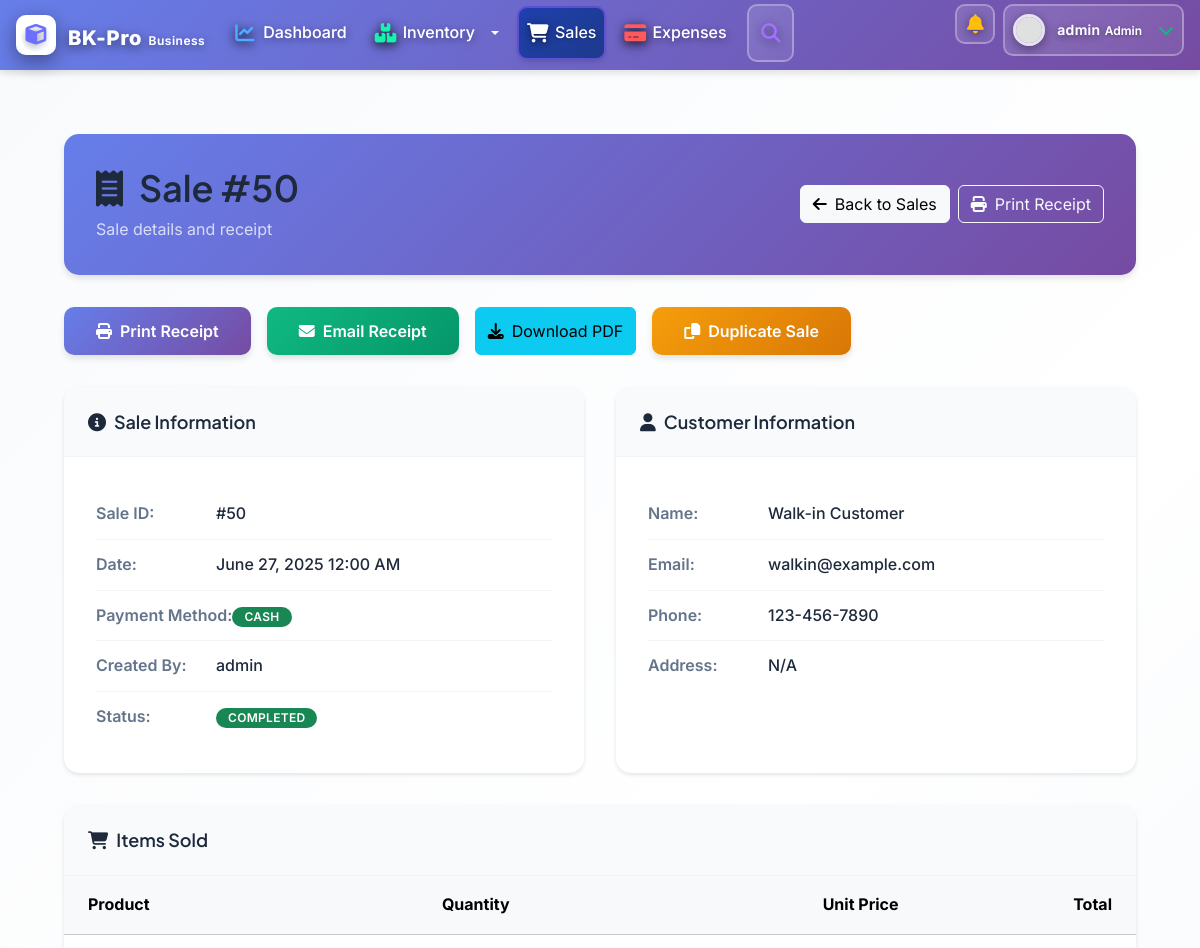
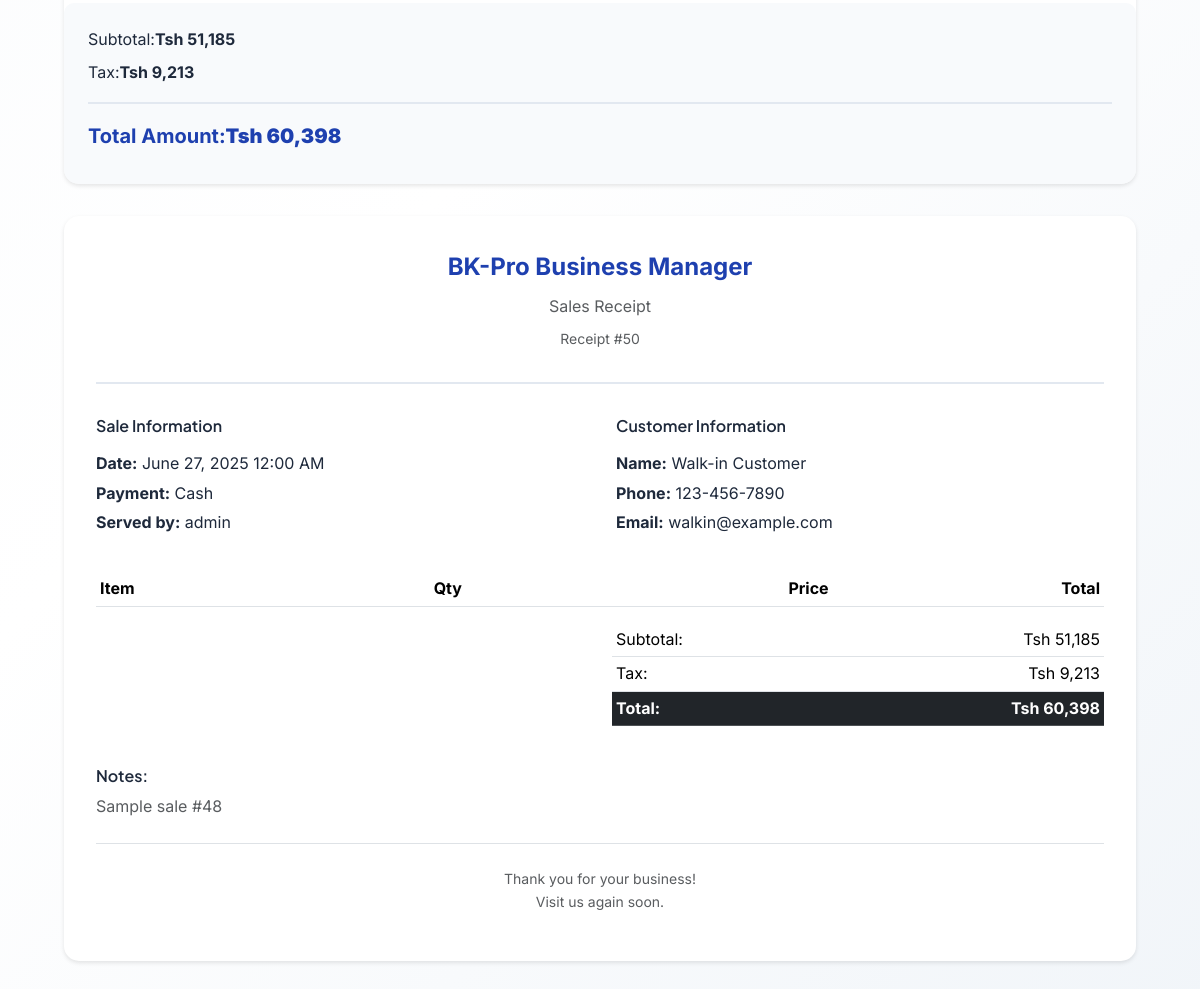
The page /sales/50/ (signed in) on the database its author committed (2 pictures, top to bottom).
### BusinessApp/models.py (models this page shows, shortened)
class Sale(models.Model):
    PAYMENT_METHODS = [
        ('cash', 'Cash'),
        ('card', 'Card'),
        ('bank_transfer', 'Bank Transfer'),
        ('mobile_money', 'Mobile Money'),
    ]
    customer = models.ForeignKey(Customer, on_delete=models.CASCADE, null=True, blank=True)
    sale_date = models.DateTimeField(default=timezone.now)
    payment_method = models.CharField(max_length=20, choices=PAYMENT_METHODS, default='cash')
    total_amount = models.DecimalField(max_digits=10, decimal_places=2, default=0)
    discount = models.DecimalField(max_digits=10, decimal_places=2, default=0)
    tax = models.DecimalField(max_digits=10, decimal_places=2, default=0)
    notes = models.TextField(blank=True)
    created_by = models.ForeignKey(User, on_delete=models.CASCADE)
    created_at = models.DateTimeField(auto_now_add=True)
    @property
    def net_amount(self):
        return self.total_amount - self.discount + self.tax

class Customer(models.Model):
    name = models.CharField(max_length=200)
    email = models.EmailField(blank=True)
    phone = models.CharField(max_length=20, blank=True)
    address = models.TextField(blank=True)
    created_at = models.DateTimeField(auto_now_add=True)

### BusinessApp/views.py (the view)
# urls.py: path('sales/<int:pk>/', views.sale_detail, name='sale_detail'),
@login_required
def sale_detail(request, pk):
    sale = get_object_or_404(Sale, pk=pk)
    sale_items = SaleItem.objects.filter(sale=sale).select_related('product')
    return render(request, 'sales/detail.html', {
        'sale': sale,
        'sale_items': sale_items
    })

### BusinessApp/templates/sales/detail.html (shortened to what this page needs)
{% extends 'base.html' %}
{% load static %}
{% load humanize %}
{% block content %}
<div class="content-wrapper">
    <div class="sale-header no-print">
        <div class="d-flex justify-content-between align-items-center">
            <div>
                <h1 class="mb-2">
                    <i class="fas fa-receipt me-3"></i>Sale #{{ sale.id }}
                </h1>
                <p class="mb-0 opacity-75">Sale details and receipt</p>
            </div>
            <div class="d-flex gap-2">
                <a href="{% url 'sale_list' %}" class="btn btn-light">
                    <i class="fas fa-arrow-left me-2"></i>Back to Sales
                </a>
                <button onclick="window.print()" class="btn btn-outline-light">
                    <i class="fas fa-print me-2"></i>Print Receipt
                </button>
            </div>
        </div>
    </div>
    <div class="action-buttons no-print">
        <button onclick="window.print()" class="btn btn-primary">
            <i class="fas fa-print me-2"></i>Print Receipt
        </button>
        <button onclick="emailReceipt()" class="btn btn-success">
            <i class="fas fa-envelope me-2"></i>Email Receipt
        </button>
        <button onclick="downloadPDF()" class="btn btn-info">
            <i class="fas fa-download me-2"></i>Download PDF
        </button>
        <button onclick="duplicateSale()" class="btn btn-warning">
            <i class="fas fa-copy me-2"></i>Duplicate Sale
        </button>
    </div>
    <div class="sale-details no-print">
        <div class="detail-card">
            <div class="card-header">
                <h5 class="mb-0">
                    <i class="fas fa-info-circle me-2"></i>Sale Information
                </h5>
            </div>
            <div class="card-body">
                <div class="detail-row">
                    <span class="detail-label">Sale ID:</span>
                    <span class="detail-value">#{{ sale.id }}</span>
                </div>
                <div class="detail-row">
                    <span class="detail-label">Date:</span>
                    <span class="detail-value">{{ sale.sale_date|date:"F d, Y g:i A" }}</span>
                </div>
                <div class="detail-row">
                    <span class="detail-label">Payment Method:</span>
                    <span class="detail-value">
                        <span class="badge {% if sale.payment_method == 'cash' %}bg-success{% elif sale.payment_method == 'card' %}bg-primary{% elif sale.payment_method == 'bank_transfer' %}bg-info{% else %}bg-warning{% endif %}">
                            {{ sale.get_payment_method_display }}
                        </span>
                    </span>
                </div>
                <div class="detail-row">
                    <span class="detail-label">Created By:</span>
                    <span class="detail-value">{{ sale.created_by.get_full_name|default:sale.created_by.username }}</span>
                </div>
                <div class="detail-row">
                    <span class="detail-label">Status:</span>
                    <span class="detail-value">
                        <span class="badge bg-success">Completed</span>
                    </span>
                </div>
            </div>
        </div>
        <div class="detail-card">
            <div class="card-header">
                <h5 class="mb-0">
                    <i class="fas fa-user me-2"></i>Customer Information
                </h5>
            </div>
            <div class="card-body">
                {% if sale.customer %}
                    <div class="detail-row">
                        <span class="detail-label">Name:</span>
                        <span class="detail-value">{{ sale.customer.name }}</span>
                    </div>
                    {% if sale.customer.email %}
                    <div class="detail-row">
                        <span class="detail-label">Email:</span>
                        <span class="detail-value">{{ sale.customer.email }}</span>
                    </div>
                    {% endif %}
                    {% if sale.customer.phone %}
                    <div class="detail-row">
                        <span class="detail-label">Phone:</span>
                        <span class="detail-value">{{ sale.customer.phone }}</span>
                    </div>
                    {% endif %}
                    {% if sale.customer.address %}
                    <div class="detail-row">
                        <span class="detail-label">Address:</span>
                        <span class="detail-value">{{ sale.customer.address }}</span>
                    </div>
                    {% endif %}
                {% else %}
                    <div class="text-center text-muted py-3">
                        <i class="fas fa-user-slash fa-2x mb-2"></i>
                        <p class="mb-0">Walk-in Customer</p>
                        <small>No customer information provided</small>
                    </div>
                {% endif %}
            </div>
        </div>
    </div>
    <div class="items-table no-print">
        <div class="card-header">
            <h5 class="mb-0">
                <i class="fas fa-shopping-cart me-2"></i>Items Sold
            </h5>
        </div>
        <div class="table-responsive">
            <table class="table table-hover mb-0">
                <thead class="table-light">
                    <tr>
                        <th class="px-4 py-3">Product</th>
                        <th class="px-4 py-3 text-center">Quantity</th>
                        <th class="px-4 py-3 text-end">Unit Price</th>
                        <th class="px-4 py-3 text-end">Total</th>
                    </tr>
                </thead>
            </table>
        </div>
        <div class="total-section">
            <div class="total-row">
                <span>Subtotal:</span>
                <strong>Tsh {{ sale.total_amount|floatformat:0|intcomma }}</strong>
            </div>
            {% if sale.tax > 0 %}
            <div class="total-row">
                <span>Tax:</span>
                <strong>Tsh {{ sale.tax|floatformat:0|intcomma }}</strong>
            </div>
            {% endif %}
            <div class="total-row grand-total">
                <span>Total Amount:</span>
                <strong>Tsh {{ sale.net_amount|floatformat:0|intcomma }}</strong>
            </div>
        </div>
    </div>
    <div class="receipt-section">
        <div class="receipt-header">
            <div class="receipt-title">BK-Pro Business Manager</div>
            <div class="text-muted">Sales Receipt</div>
            <div class="small text-muted mt-2">Receipt #{{ sale.id }}</div>
        </div>
        <div class="receipt-details">
            <div>
                <h6 class="mb-3">Sale Information</h6>
                <p class="mb-1"><strong>Date:</strong> {{ sale.sale_date|date:"F d, Y g:i A" }}</p>
                <p class="mb-1"><strong>Payment:</strong> {{ sale.get_payment_method_display }}</p>
                <p class="mb-1"><strong>Served by:</strong> {{ sale.created_by.get_full_name|default:sale.created_by.username }}</p>
            </div>
            <div>
                <h6 class="mb-3">{% if sale.customer %}Customer Information{% else %}Customer{% endif %}</h6>
                {% if sale.customer %}
                    <p class="mb-1"><strong>Name:</strong> {{ sale.customer.name }}</p>
                    {% if sale.customer.phone %}
                        <p class="mb-1"><strong>Phone:</strong> {{ sale.customer.phone }}</p>
                    {% endif %}
                    {% if sale.customer.email %}
                        <p class="mb-1"><strong>Email:</strong> {{ sale.customer.email }}</p>
                    {% endif %}
                {% else %}
                    <p class="mb-1">Walk-in Customer</p>
                {% endif %}
            </div>
        </div>
        <table class="table table-sm">
            <thead>
                <tr>
                    <th>Item</th>
                    <th class="text-center">Qty</th>
                    <th class="text-end">Price</th>
                    <th class="text-end">Total</th>
                </tr>
            </thead>
        </table>
        <div class="row">
            <div class="col-md-6 offset-md-6">
                <table class="table table-sm">
                    <tr>
                        <td>Subtotal:</td>
                        <td class="text-end">Tsh {{ sale.total_amount|floatformat:0|intcomma }}</td>
                    </tr>
                    {% if sale.tax > 0 %}
                    <tr>
                        <td>Tax:</td>
                        <td class="text-end">Tsh {{ sale.tax|floatformat:0|intcomma }}</td>
                    </tr>
                    {% endif %}
                    <tr class="table-dark">
                        <td><strong>Total:</strong></td>
                        <td class="text-end"><strong>Tsh {{ sale.net_amount|floatformat:0|intcomma }}</strong></td>
                    </tr>
                </table>
            </div>
        </div>
        {% if sale.notes %}
        <div class="mt-4">
            <h6>Notes:</h6>
            <p class="text-muted">{{ sale.notes }}</p>
        </div>
        {% endif %}
        <div class="text-center mt-4 pt-4 border-top">
            <p class="text-muted small mb-0">Thank you for your business!</p>
            <p class="text-muted small">Visit us again soon.</p>
        </div>
    </div>
</div>
{% endblock %}

### BusinessApp/templates/base.html (shortened to what this page needs)
<!DOCTYPE html>
<html lang="en">
<head>
    <link href="https://cdn.jsdelivr.net/npm/bootstrap@5.3.2/dist/css/bootstrap.min.css" rel="stylesheet">
    <link href="https://cdnjs.cloudflare.com/ajax/libs/font-awesome/6.4.0/css/all.min.css" rel="stylesheet">
    {% load static %}
    <link href="{% static 'css/style.css' %}" rel="stylesheet">
</head>
<body class="modern-body">
    {% if user.is_authenticated %}
    <nav class="navbar navbar-expand-lg modern-navbar fixed-top">
        <div class="container-fluid px-3">
            <a class="navbar-brand modern-brand" href="{% url 'dashboard' %}">
                <div class="brand-logo">
                    <div class="logo-icon">
                        <i class="fas fa-cube"></i>
                    </div>
                    <div class="brand-text d-none d-sm-block">
                        <span class="brand-name">BK-Pro</span>
                        <span class="brand-subtitle">Business</span>
                    </div>
                </div>
            </a>
            <div class="collapse navbar-collapse" id="navbarNav">
                <ul class="navbar-nav me-auto d-none d-xl-flex">
                    <li class="nav-item">
                        <a class="nav-link modern-nav-link nav-dashboard {% if request.resolver_match.url_name == 'dashboard' %}active{% endif %}"
                           href="{% url 'dashboard' %}">
                            <i class="fas fa-chart-line"></i>
                            <span>Dashboard</span>
                        </a>
                    </li>
                    <li class="nav-item dropdown">
                        <a class="nav-link dropdown-toggle modern-nav-link nav-inventory" href="#" role="button" data-bs-toggle="dropdown">
                            <i class="fas fa-boxes"></i>
                            <span>Inventory</span>
                        </a>
                    </li>
                    <li class="nav-item">
                        <a class="nav-link modern-nav-link nav-sales {% if 'sale' in request.resolver_match.url_name %}active{% endif %}"
                           href="{% url 'sale_list' %}">
                            <i class="fas fa-shopping-cart"></i>
                            <span>Sales</span>
                        </a>
                    </li>
                    <li class="nav-item">
                        <a class="nav-link modern-nav-link nav-expenses {% if 'expense' in request.resolver_match.url_name %}active{% endif %}"
                           href="{% url 'expense_list' %}">
                            <i class="fas fa-credit-card"></i>
                            <span>Expenses</span>
                        </a>
                    </li>
                </ul>
                <ul class="navbar-nav ms-auto">
                    <li class="nav-item me-2 d-none d-md-block">
                        <div class="search-container">
                            <button class="search-toggle" id="searchToggle" type="button">
                                <i class="fas fa-search"></i>
                            </button>
                        </div>
                    </li>
                    <li class="nav-item dropdown me-2">
                        <a class="nav-link notification-bell position-relative p-2" href="#" role="button" data-bs-toggle="dropdown">
                            <i class="fas fa-bell"></i>
                        </a>
                    </li>
                    <li class="nav-item dropdown">
                        <a class="nav-link user-profile p-2" href="#" role="button" data-bs-toggle="dropdown">
                            <div class="user-avatar">
                                <img src="https://ui-avatars.com/api/?name={{ user.get_full_name|default:user.username }}&background=2563eb&color=fff&size=32" alt="Avatar">
                            </div>
                            <div class="user-info d-none d-lg-block">
                                <span class="user-name">{{ user.get_full_name|default:user.username }}</span>
                                <span class="user-role">Admin</span>
                            </div>
                            <i class="fas fa-chevron-down ms-1 d-none d-lg-block"></i>
                        </a>
                    </li>
                </ul>
            </div>
        </div>
    </nav>
    <main class="main-content">
        <div class="content-wrapper">
    {% endif %}
            {% block content %}{% endblock %}
    {% if user.is_authenticated %}
        </div>
    </main>
    {% endif %}
    {% load static %}
</body>
</html>

### rows shown on the page
Sale: id "50", sale_date "June 27, 2025 12:00 AM", payment_method "CASH", created_by.get_full_name "admin", customer.name "Walk-in Customer", customer.email "walkin@example.com", customer.phone "123-456-7890", customer.address "N/A", total_amount "51,185", tax "9,213", net_amount "60,398", payment_method "Cash", notes "Sample sale #48"

### other values the page prints
{{ user.get_full_name|default:user.username }} "admin"
